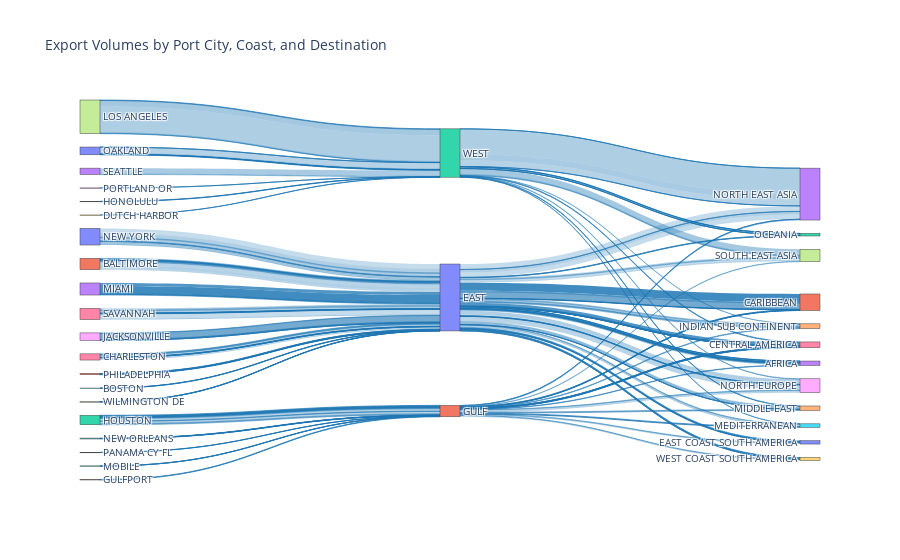

Source (notebook cell):
### Code cell
#create data for sankey
df = (
    main_lf
    #.filter(pl.col('year')==2023)
    .filter(pl.col('coast_region')!='CARIBBEAN')
    .group_by('lane_id', 'month', 'origin_port_group', 'coast_region', 'dest_region')
    .agg(pl.col('teus').sum())
    .join(
        lanepanel_lf.select('lane_id','month','hhi_lane')
        #normalize hii
        .with_columns(pl.col('hhi_lane')/10000),
        on=['lane_id', 'month'], how='left'
    )
    .group_by('origin_port_group', 'coast_region', 'dest_region')
    .agg(
        teus = pl.col('teus').sum(),
        hhi = pl.col('hhi_lane').mean()
    )
    .collect()
    .to_pandas()
)


# Extract unique labels
labels = list(pd.concat([df['origin_port_group'], df['coast_region'], df['dest_region']]).unique())

# Map labels to indices
label_to_index = {label: i for i, label in enumerate(labels)}

# Create links for origin_port_group -> coast_region
source_1 = [label_to_index[origin] for origin in df['origin_port_group']]
target_1 = [label_to_index[coast] for coast in df['coast_region']]
value_1 = df['teus']
color_1 = [f'rgba(31, 119, 180, {hhi})' for hhi in df['hhi']]

# Create links for coast_region -> dest_region
source_2 = [label_to_index[coast] for coast in df['coast_region']]
target_2 = [label_to_index[dest] for dest in df['dest_region']]
value_2 = df['teus']
color_2 = [f'rgba(31, 119, 180, {hhi})' for hhi in df['hhi']]

# Combine all sources, targets, values, and colors
all_sources = source_1 + source_2
all_targets = target_1 + target_2
all_values = list(value_1) + list(value_2)
all_colors = color_1 + color_2

# Create the figure
fig = go.Figure(go.Sankey(
    node=dict(label=labels),
    link=dict(
        source=all_sources,
        target=all_targets,
        value=all_values,
        color=all_colors
    )
))

# Update layout
fig.update_layout(title_text="Export Volumes by Port City, Coast, and Destination", font_size=10)

# Show the plot
fig.show()

### Figure 1 — Plotly figure (JSON) as saved in the notebook; plotly's stock layout.template omitted (floating-point values rounded to 4 significant figures; data arrays with more than 128 entries replaced by an {"elided": "..."} marker saying what was removed)
{"data": [{"link": {"color": {"elided": "192 str values"}, "source": {"elided": "192 int values"}, "target": {"elided": "192 int values"}, "value": {"elided": "192 float values"}}, "node": {"label": ["NEW YORK", "BALTIMORE", "HOUSTON", "MIAMI", "PANAMA CY FL", "NEW ORLEANS", "SAVANNAH", "LOS ANGELES", "PORTLAND OR", "HONOLULU", "OAKLAND", "PHILADELPHIA", "MOBILE", "SEATTLE", "GULFPORT", "BOSTON", "CHARLESTON", "WILMINGTON DE", "JACKSONVILLE", "DUTCH HARBOR", "EAST", "GULF", "WEST", "NORTH EAST ASIA", "INDIAN SUB CONTINENT", "MEDITERRANEAN", "CENTRAL AMERICA", "SOUTH EAST ASIA", "NORTH EUROPE", "WEST COAST SOUTH AMERICA", "EAST COAST SOUTH AMERICA", "CARIBBEAN", "OCEANIA", "AFRICA", "MIDDLE EAST"]}, "type": "sankey"}], "layout": {"font": {"size": 10}, "title": {"text": "Export Volumes by Port City, Coast, and Destination"}}}
